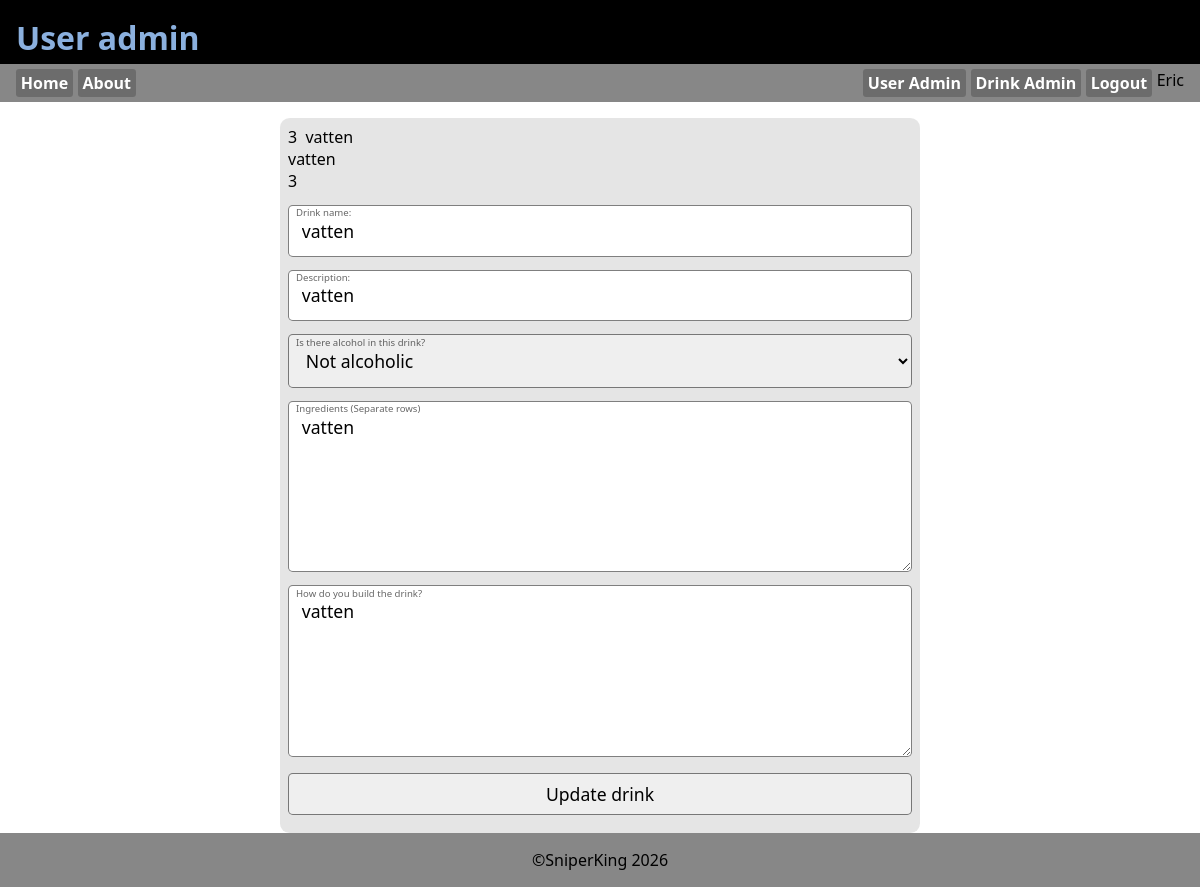
Screenshot of /drinkadmin.php?edit=3 (signed in) with the database file from the repository.
### tables this page shows
CREATE TABLE `tbl_user` (
  `id` int(11) NOT NULL,
  `username` varchar(32) NOT NULL,
  `password` varchar(255) NOT NULL,
  `userlevel` int(11) NOT NULL DEFAULT 10,
  `lastlogin` timestamp NOT NULL DEFAULT current_timestamp(),
  `realname` varchar(80) NOT NULL,
  `mail` varchar(100) NOT NULL,
  `created` timestamp NOT NULL DEFAULT current_timestamp()
);

CREATE TABLE `tbl_drinks` (
  `id` int(11) NOT NULL,
  `drinkname` varchar(255) NOT NULL,
  `description` varchar(255) NOT NULL,
  `ingredients` text NOT NULL,
  `recipe` text NOT NULL,
  `alcoholic` tinyint(4) NOT NULL,
  `rating` int(11) NOT NULL DEFAULT 3 COMMENT 'posibilities'
);

### asset.php (called while the page is built, shortened)
<?php
$db_host="localhost";
$db_user="root";
$db_pass="";
$db_name="drink";
$conn=mysqli_connect($db_host, $db_user, $db_pass, $db_name);
function isLevel($level){
    if(isset($_SESSION['level'])){
        if(intval($_SESSION['level'])>=$level){
            return true;
        }else{
            return false;
        }
    }else{
        return false;
    }
}
function getUsername(){
    global $conn;
    $userid=$_SESSION['id'];
    $sql="SELECT username FROM tbl_user WHERE id=$userid";
    $result=mysqli_query($conn, $sql);
    $row=mysqli_fetch_assoc($result);
    if(mysqli_num_rows($result)>0){
        return $row['username'];
    }else{
        return "Guest";
    }
}
?>

### drinkadmin.php (the view, shortened to what this page needs)
<!DOCTYPE html>
<?php require_once("asset.php"); ?>
<html lang="en">
<head>
    <link rel="stylesheet" href="style.css">
</head>
<body>
    <header>
        <h1>User admin</h1>
    </header>
    <?php require_once("_nav.php"); ?>
    <main>
        <?php  if(isset($_GET['edit'])): ?>
            <?php
                $id=intval($_GET['edit']);
                $sql="SELECT * FROM tbl_drinks WHERE id=$id";
                $result=mysqli_query($conn, $sql);
                $row=mysqli_fetch_assoc($result);
            ?>
        <form action="drinkadmin.php" method="POST">
            <div class="user_data"><?=$id?>&nbsp;&nbsp;<?=$row['drinkname']?><br><?=$row['description']?><br><?=$row['rating']?></div>
            <label for="drinkname">Drink name:</label>
            <input type="text" name="drinkname" id="drinkname" value="<?=$row['drinkname']?>">
            <label for="desc">Description:</label>
            <input type="text" name="desc" id="desc" value="<?=$row['description']?>">
            <label for="alcoholic">Is there alcohol in this drink?</label>
            <select name="alcoholic">
                <option value="0" <?php if($row['alcoholic']==0){echo "selected";} ?> >Not alcoholic</option>
            </select>
            <label for="ingredients">Ingredients (Separate rows)</label>
            <textarea name="ingredients" rows="6"><?=$row['ingredients']?></textarea>
            <label for="recipe">How do you build the drink?</label>
            <textarea name="recipe" rows="6"><?=$row['recipe']?></textarea>
            <input type="submit" name="btn_edit" value="Update drink">
        </form>
            <?php endif; ?>
    </main>
    <?php require_once("_footer.php"); ?>
</body>
</html>

### _nav.php
<nav>
    <a href="index.php">Home</a>
    <a href="about.php">About</a>
    <div class="fill"></div>
    <?php if(isLevel(1000)):?>
        <a href="useradmin.php">User Admin</a>
        <a href="drinkadmin.php">Drink Admin</a>
    <?php endif; ?>
    <?php if(!isLevel(10)){?>
    <a href="register.php">Register</a>
    <button class="loginbttn" popovertarget="login">Login</button>
    <?php }else{ ?>
    <a href="_login.php?logout=1">Logout</a>
    <div class="userinfo">
        <p><?=getUsername()?></p>
    <?php } ?>
</nav>

### style.css (style rules this page uses)
:root { --clr_back_header:#000; --clr_header:#8bb0de; --clr_back_nav:#878787; --clr_back_footer:var(--clr_back_nav); }
*, *:before, *:after { margin: 0; padding: 0; box-sizing: border-box; }
body { height:100dvh; display:flex; flex-direction: column; font-family: system-ui, sans-serif; }
header { background: var(--clr_back_header); color:var(--clr_header); height:4rem; padding: 1rem; }
main { flex-grow: 5; display:flex; flex-direction: column; gap:1rem; padding-top: 1rem; }
:root { --formborder: rgb(0, 0, 0, .5); --formback: rgb(0, 0, 0, .1); --formlabelcolor: rgb(0, 0, 0, .6) }
form { position: relative; display: flex; flex-direction: column; width: 40rem; padding: .5rem; background: var(--formback); border-radius: .6rem; margin-left: auto; margin-right: auto; }
label { position: relative; top: .9rem; left: .5rem; font: .6rem system-ui; color: var(--formlabelcolor); }
input[type="submit"], input[type="button"], button { margin-top: 1rem; margin-bottom: .6rem; padding: .5rem; }

### rows the page displays
tbl_user: username "Eric"
tbl_drinks: drinkname "vatten", description "vatten", rating "3", desc "vatten", alcoholic "Not alcoholic", ingredients "vatten", recipe "vatten"

### other values shown
$id "3"
